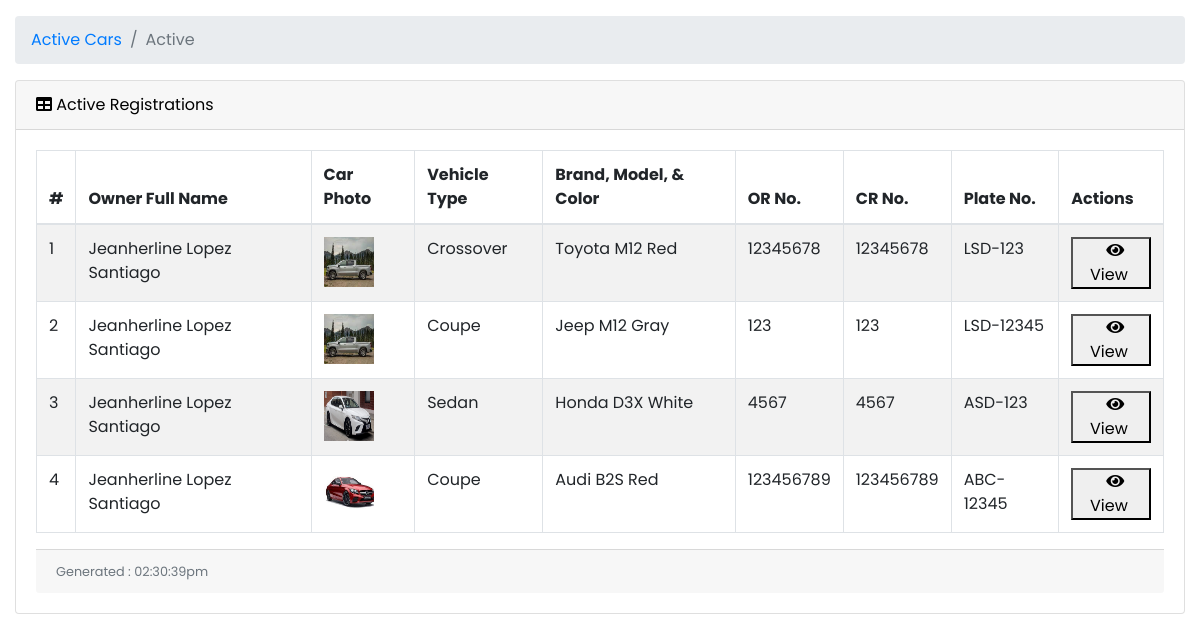
The app's page /user/carReg.php?status=Active (signed in) with its own data.
### tables this page shows
CREATE TABLE `car` (
  `car_id` int(11) NOT NULL,
  `user_id` int(11) NOT NULL,
  `car_photo` varchar(255) DEFAULT NULL,
  `brand` varchar(255) NOT NULL,
  `model` varchar(255) NOT NULL,
  `color` varchar(255) NOT NULL,
  `type` varchar(255) NOT NULL,
  `seat_count` int(2) NOT NULL,
  `car_status` varchar(10) NOT NULL,
  `qr_code` varchar(255) DEFAULT NULL,
  `created_at` timestamp NOT NULL DEFAULT current_timestamp(),
  `updated_at` timestamp NOT NULL DEFAULT current_timestamp() ON UPDATE current_timestamp()
);

CREATE TABLE `user_profile` (
  `user_id` int(11) NOT NULL,
  `profile_photo` varchar(255) DEFAULT NULL,
  `first_name` varchar(30) NOT NULL,
  `middle_name` varchar(30) NOT NULL,
  `last_name` varchar(30) NOT NULL,
  `city_id` int(11) NOT NULL,
  `nationality` varchar(30) NOT NULL,
  `gender` varchar(10) NOT NULL,
  `birthdate` date NOT NULL,
  `email` varchar(50) NOT NULL,
  `password` varchar(255) NOT NULL,
  `ticket_balance` varchar(255) DEFAULT NULL,
  `role` varchar(255) NOT NULL,
  `is_vaxxed` tinyint(1) NOT NULL DEFAULT 0,
  `vax_card` varchar(255) DEFAULT NULL,
  `is_agree` tinyint(1) NOT NULL DEFAULT 1,
  `created_at` timestamp NOT NULL DEFAULT current_timestamp(),
  `updated_at` timestamp NOT NULL DEFAULT current_timestamp() ON UPDATE current_timestamp()
);

CREATE TABLE `car_identification` (
  `car_identity_id` int(11) NOT NULL,
  `car_id` int(11) NOT NULL,
  `or_photo` varchar(255) NOT NULL,
  `or_number` varchar(20) NOT NULL,
  `cr_photo` varchar(255) NOT NULL,
  `cr_number` varchar(20) NOT NULL,
  `sales_invoice` varchar(255) DEFAULT NULL,
  `plate_number` varchar(10) NOT NULL,
  `plate_expiration` date NOT NULL,
  `created_at` timestamp NOT NULL DEFAULT current_timestamp(),
  `updated_at` timestamp NOT NULL DEFAULT current_timestamp() ON UPDATE current_timestamp()
);

### user/carReg.php (the view, shortened to what this page needs)
<?php
include('../db.php');
?>
<!DOCTYPE html>
<html lang="en">
<head>
    <link href="vendor/fontawesome-free/css/all.min.css" rel="stylesheet" type="text/css">
    <link href="vendor/datatables/dataTables.bootstrap4.css" rel="stylesheet">
    <link href="vendor/css/sb-admin.css" rel="stylesheet">
</head>
<body id="page-top">
    <div id="wrapper">
        <div id="content-wrapper">
            <div class="container-fluid">
                <?php
                if (isset($_GET['status']) && $_GET['status'] === 'Pending') {
                ?>
                    <ol class="breadcrumb">
                        <li class="breadcrumb-item">
                            <a href="#">Registrations</a>
                        </li>
                        <li class="breadcrumb-item active">Pending</li>
                    </ol>
                    <div class="card mb-3">
                        <div class="card-header">
                            <i class="fas fa-table"></i>
                            Manage Pending Registrations
                        </div>
                        <div class="card-body">
                            <div class="table-responsive">
                                <table class="table table-bordered table-striped table-hover" id="dataTable" width="100%" cellspacing="0">
                                    <thead>
                                        <tr>
                                            <th>#</th>
                                            <th>Owner Full Name</th>
                                            <th>Car Photo</th>
                                            <th>Vehicle Type</th>
                                            <th>Brand, Model, & Color</th>
                                            <th>OR No.</th>
                                            <th>CR No.</th>
                                            <th>Plate No.</th>
                                            <th>Actions</th>
                                        </tr>
                                    </thead>
                                    <tbody>
                                        <?php
                                        $city_id = $_SESSION['city_id'];
                                        $ret = "SELECT car.*, user_profile.*, car_identification.*, city.city_name
                                        FROM car
                                        INNER JOIN user_profile ON car.user_id = user_profile.user_id
                                        INNER JOIN car_identification ON car.car_id = car_identification.car_id
                                        INNER JOIN city ON user_profile.city_id = city.city_id
                                        WHERE car.car_status = 'Pending' AND user_profile.city_id = '$city_id'";
                                        $stmt = $db->prepare($ret);
                                        $stmt->execute();
                                        $result = $stmt->get_result();
                                        $cnt = 1;
                                        while ($row = $result->fetch_assoc()) {
                                            $id = $row['user_id'];
                                            $car_id = $row['car_id'];
                                            echo "<tr>";
                                            echo "<td>" . $cnt . "</td>";
                                            echo "<td>" . $row['first_name'] . " " . $row['middle_name'] . " " . $row['last_name'] . "</td>";
                                            echo "<td><img src='../assets/img/car/" . $row['car_photo'] . "' alt='Profile Photo' width='50' height='50'></td>";
                                            echo "<td>" . $row['type'] . "</td>";
                                            echo "<td>" . $row['brand'] . " " . $row['model'] . " " . $row['color'] . "</td>";
                                            echo "<td>" . $row['or_number'] . "</td>";
                                            echo "<td>" . $row['cr_number'] . "</td>";
                                            echo "<td>" . $row['plate_number'] . "</td>";
                                            if ($_SESSION['role'] == "City Admin") {
                                        ?>
                                                <td>
                                                    <a href="viewCarReg.php?user_id=<?php echo $id; ?>>&status=Pending">
                                                        <button>&nbsp;&nbsp;<i class="fa fa-eye"></i>&nbsp;&nbsp;</button>
                                                    </a>
                                                    <a href="editCarReg.php?user_id=<?php echo $id; ?>&status=Pending">
                                                        <button>&nbsp;&nbsp;<i class="fa fa-pencil"></i>&nbsp;&nbsp;</button>
                                                    </a>
                                                    <a href="approveCarReg.php?user_id=<?php echo $id; ?>&status=Pending&car_id=<?php echo $car_id; ?>"onclick="return confirm('Are you sure you want to approve?')">
                                                        <button>&nbsp;&nbsp;<i class="fa fa-check"></i>&nbsp;&nbsp;</button>
                                                    </a>
                                                    <a href="denyCarReg.php?user_id=<?php echo $id; ?>&status=Pending&car_id=<?php echo $car_id; ?>"onclick="return confirm('Are you sure you want to deny?')">
                                                        <button>&nbsp;&nbsp;<i class="fa fa-ban"></i>&nbsp;&nbsp;</button>
                                                    </a>
                                                </td>
                                            <?php
                                            } else {
                                            ?>
                                                <td>
                                                    <a href="viewAdminProfile.php?user_id=<?php echo $id; ?>">
                                                        <button><i class="fa fa-eye"></i>&nbsp;View&nbsp;</button>
                                                    </a>
                                                    <a href="editCityAdmin.php?user_id=<?php echo $id; ?>">
                                                        <button><i class="fa fa-pencil"></i>&nbsp;Edit&nbsp;</button>
                                                    </a>
                                                    <a href="addCityAdmin.php?user_id=<?php echo $id; ?>">
                                                        <button><i class="fa fa-check"></i>&nbsp;Add&nbsp;</button>
                                                    </a>
                                                </td>
                                            <?php
                                            }
                                            ?>
                                        <?php
                                            echo "</tr>";
                                            $cnt++;
                                        }
                                        ?>
                                    </tbody>
                                </table>
                            </div>
                        </div>
                        <div class="card-footer small text-muted">
                            <?php
                            date_default_timezone_set("Africa/Nairobi");
                            echo "Generated : " . date("h:i:sa");
                            ?>
                        </div>
                    </div>
                <?php
                } elseif (isset($_GET['status']) && $_GET['status'] === 'Active') {
                ?>
                    <ol class="breadcrumb">
                        <?php
                        if ($_SESSION['role'] == 'City Admin') {
                        ?>
                            <li class="breadcrumb-item">
                                <a href="#">Registrations</a>
                            </li>
                        <?php
                        } else {
                        ?>
                            <li class="breadcrumb-item">
                                <a href="#">Active Cars</a>
                            </li>
                        <?php
                        }
                        ?>
                        <li class="breadcrumb-item active">Active</li>
                    </ol>
                    <div class="card mb-3">
                        <div class="card-header">
                            <i class="fas fa-table"></i>
                            Active Registrations
                        </div>
                        <div class="card-body">
                            <div class="table-responsive">
                                <table class="table table-bordered table-striped table-hover" id="dataTable" width="100%" cellspacing="0">
                                    <thead>
                                        <tr>
                                            <th>#</th>
                                            <th>Owner Full Name</th>
                                            <th>Car Photo</th>
                                            <th>Vehicle Type</th>
                                            <th>Brand, Model, & Color</th>
                                            <th>OR No.</th>
                                            <th>CR No.</th>
                                            <th>Plate No.</th>
                                            <th>Actions</th>
                                        </tr>
                                    </thead>
                                    <tbody>
                                        <?php
                                        $city_id = $_SESSION['city_id'];
                                        $ret = "SELECT car.*, user_profile.*, car_identification.*, city.city_name
                                        FROM car
                                        INNER JOIN user_profile ON car.user_id = user_profile.user_id
                                        INNER JOIN car_identification ON car.car_id = car_identification.car_id
                                        INNER JOIN city ON user_profile.city_id = city.city_id
                                        WHERE car.car_status = 'Active' AND user_profile.city_id = '$city_id'";
                                        $stmt = $db->prepare($ret);
                                        $stmt->execute();
                                        $result = $stmt->get_result();
                                        $cnt = 1;
                                        while ($row = $result->fetch_assoc()) {
                                            $id = $row['user_id'];
                                            $car_id = $row['car_id'];
                                            echo "<tr>";
                                            echo "<td>" . $cnt . "</td>";
                                            echo "<td>" . $row['first_name'] . " " . $row['middle_name'] . " " . $row['last_name'] . "</td>";
                                            echo "<td><img src='../assets/img/car/" . $row['car_photo'] . "' alt='Profile Photo' width='50' height='50'></td>";
                                            echo "<td>" . $row['type'] . "</td>";
                                            echo "<td>" . $row['brand'] . " " . $row['model'] . " " . $row['color'] . "</td>";
                                            echo "<td>" . $row['or_number'] . "</td>";
                                            echo "<td>" . $row['cr_number'] . "</td>";
                                            echo "<td>" . $row['plate_number'] . "</td>";
                                            if ($_SESSION['role'] == "City Admin") {
                                        ?>
                                                <td>
                                                    <a href="viewCarReg.php?user_id=<?php echo $id; ?>>&status=Active">
                                                        <button>&nbsp;&nbsp;<i class="fa fa-eye"></i>&nbsp;View&nbsp;&nbsp;</button>
                                                    </a>
                                                    <a href="denyCarReg.php?user_id=<?php echo $id; ?>&status=Active&car_id=<?php echo $car_id; ?>"onclick="return confirm('Are you sure you want to deny?')">
                                                        <button>&nbsp;&nbsp;<i class="fa fa-ban"></i>&nbsp;Deny&nbsp;&nbsp;</button>
                                                    </a>
                                                <?php
                                            } else {
                                                ?>
                                                <td>
                                                    <a href="viewCarReg.php?user_id=<?php echo $id; ?>>&status=Active">
                                                        <button>&nbsp;&nbsp;<i class="fa fa-eye"></i>&nbsp;View&nbsp;&nbsp;</button>
                                                    </a>
                                                </td>
                                            <?php
                                            }
                                            ?>
                                        <?php
                                            echo "</tr>";
                                            $cnt++;
                                        }
                                        ?>
                                    </tbody>
                                </table>
                            </div>
                            <div class="card-footer small text-muted">
                                <?php
                                echo "Generated : " . date("h:i:sa");
                                ?>
                            </div>
                        </div>
                        <?php
                    }
                        ?>
                        </div>
                    </div>
</body>
</html>

### records on screen
car: user.first_name "Jeanherline", user.middle_name "Lopez", user.last_name "Santiago", car_photo (picture), type "Crossover", brand "Toyota", model "M12", color "Red", car_identification.or_number "12345678", car_identification.cr_number "12345678", car_identification.plate_number "LSD-123"
car: user.first_name "Jeanherline", user.middle_name "Lopez", user.last_name "Santiago", car_photo (picture), type "Coupe", brand "Jeep", model "M12", color "Gray", car_identification.or_number "123", car_identification.cr_number "123", car_identification.plate_number "LSD-12345"
car: user.first_name "Jeanherline", user.middle_name "Lopez", user.last_name "Santiago", car_photo (picture), type "Sedan", brand "Honda", model "D3X", color "White", car_identification.or_number "4567", car_identification.cr_number "4567", car_identification.plate_number "ASD-123"
car: user.first_name "Jeanherline", user.middle_name "Lopez", user.last_name "Santiago", car_photo (picture), type "Coupe", brand "Audi", model "B2S", color "Red", car_identification.or_number "123456789", car_identification.cr_number "123456789", car_identification.plate_number "ABC-12345"
